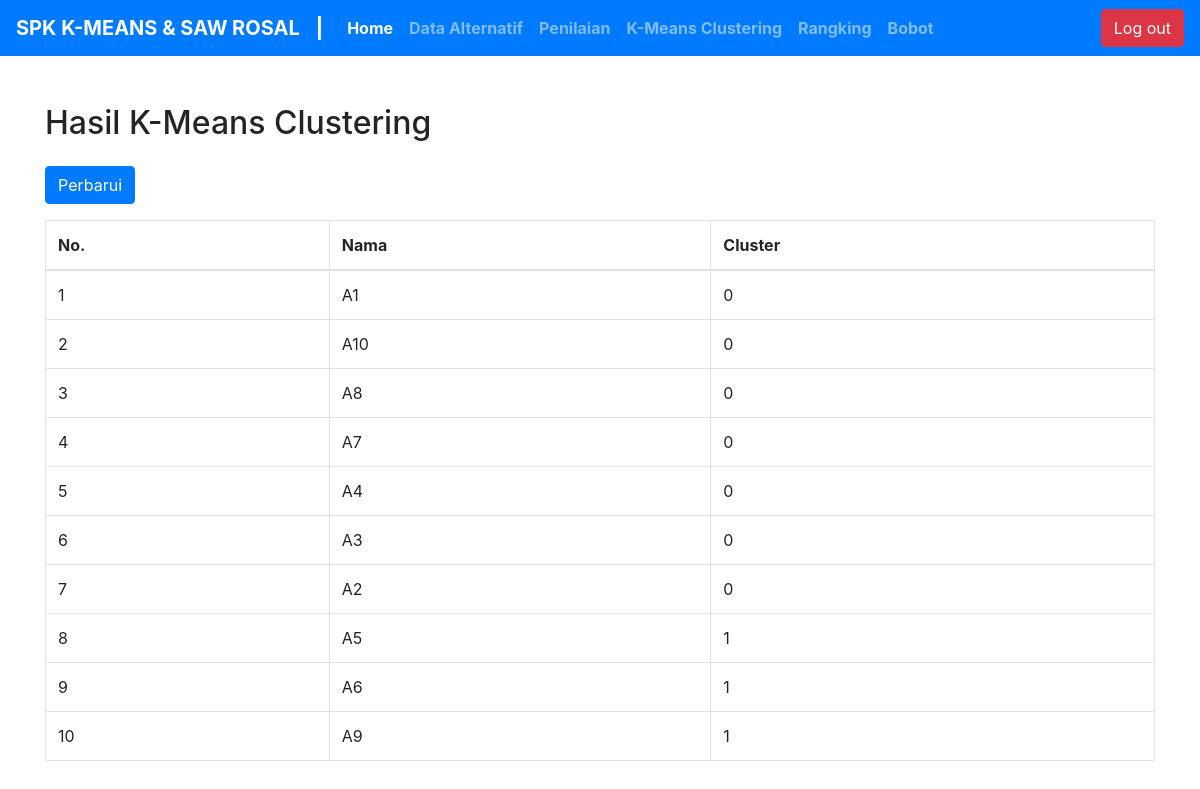
Page /index.php?halaman=kmeans (signed in) on the committed database.
### tables this page shows
CREATE TABLE IF NOT EXISTS `hasil_kmeans` (
  `id` int NOT NULL AUTO_INCREMENT,
  `id_alternatif` int DEFAULT NULL,
  `cluster` int DEFAULT NULL,
  PRIMARY KEY (`id`),
  KEY `id_alternatif` (`id_alternatif`),
  CONSTRAINT `hasil_kmeans_ibfk_1` FOREIGN KEY (`id_alternatif`) REFERENCES `tbl_alternatif` (`id_alternatif`)
);

CREATE TABLE IF NOT EXISTS `tbl_alternatif` (
  `id_alternatif` int NOT NULL AUTO_INCREMENT,
  `nama` varchar(30) NOT NULL,
  `jabatan` varchar(60) NOT NULL,
  `nip` varchar(14) NOT NULL,
  PRIMARY KEY (`id_alternatif`)
);

### kmeans/kmeans.php (the view, shortened to what this page needs)
<?php
include 'koneksi.php';
$query = "SELECT h.id_alternatif, a.nama, h.cluster
          FROM hasil_kmeans h
          JOIN tbl_alternatif a ON h.id_alternatif = a.id_alternatif
          ORDER BY h.cluster ASC";
$result = mysqli_query($koneksi, $query);
?>
<!DOCTYPE html>
<html lang="en">
<head>
    <link rel="stylesheet" href="path/to/your/bootstrap.css">
</head>
<body>
    <div class="container mt-5">
        <h2 class="mb-4">Hasil K-Means Clustering</h2>
        <a href="kmeans/aksi_kmeans.php" class="btn btn-primary mb-3">Perbarui</a>
        <table class="table table-bordered">
            <thead>
                <tr>
                    <th>No.</th>
                    <th>Nama</th>
                    <th>Cluster</th>
                </tr>
            </thead>
            <tbody>
                <?php
                $no = 1;
                while ($row = mysqli_fetch_assoc($result)) {
                    echo "<tr>";
                    echo "<td>" . $no++ . "</td>";
                    echo "<td>" . htmlspecialchars($row['nama']) . "</td>";
                    echo "<td>" . htmlspecialchars($row['cluster']) . "</td>";
                    echo "</tr>";
                }
                ?>
            </tbody>
        </table>
</div>
</body>
</html>

### rows in the picture
hasil_kmeans: id_alternatif.nama "A1", cluster "0"
hasil_kmeans: id_alternatif.nama "A10", cluster "0"
hasil_kmeans: id_alternatif.nama "A8", cluster "0"
hasil_kmeans: id_alternatif.nama "A7", cluster "0"
hasil_kmeans: id_alternatif.nama "A4", cluster "0"
hasil_kmeans: id_alternatif.nama "A3", cluster "0"
hasil_kmeans: id_alternatif.nama "A2", cluster "0"
hasil_kmeans: id_alternatif.nama "A5", cluster "1"
hasil_kmeans: id_alternatif.nama "A6", cluster "1"
hasil_kmeans: id_alternatif.nama "A9", cluster "1"
